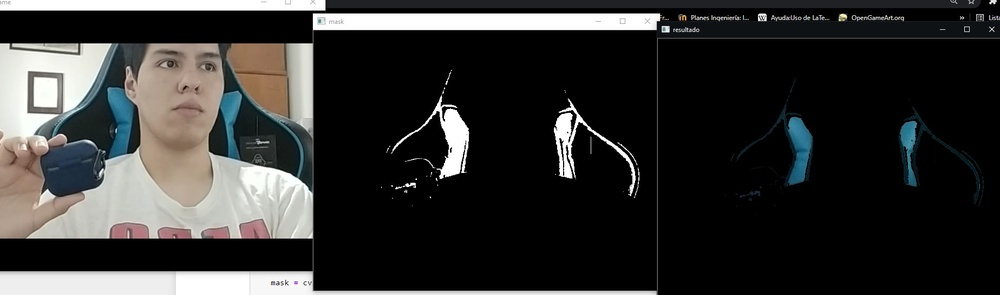
#> input picture P6/azul filtrado.jpg, 1000 x 295 px, shrunk from 1847 x 544 before the run, given in place of the camera
$ jupyter execute P6.ipynb
#> lines starting #> are read from the running program, lines starting #| are printed output that depends on the picture; after the words box and inside, x2 and y2 are one past the last pixel; in counts of white or black regions, pixels touching at a corner belong together
[cell 1]
#COLOR VERDE
import cv2
import numpy as np

cap = cv2.VideoCapture(0)

while True:
    _, frame = cap.read()
#> frame is the input picture: shape (295, 1000, 3); mean B, G, R 49.3, 50.4, 50.6
    HSV = cv2.cvtColor(frame,cv2.COLOR_BGR2HSV)     #Hue, Saturation, Value = color, intensidad y iluminacion
#> HSV: shape (295, 1000, 3); mean H, S, V 18.4, 22.2, 53

    lower_green = np.array([0,200,150])
    upper_green = np.array([200,255,190])

    mask = cv2.inRange(HSV, lower_green, upper_green)
#> mask: shape (295, 1000); every value is 0

    resultado = cv2.bitwise_and(frame,frame, mask=mask)
#> resultado: shape (295, 1000, 3); every value is 0

    cv2.imshow('frame',frame)
    cv2.imshow('mask',mask)
    cv2.imshow('resultado',resultado)

    k = cv2.waitKey(5) & 0xFF
#> (key Esc is pressed here)
    if k == 27:
        break

cv2.destroyAllWindows()
cap.release

[cell 2]
#COLOR rojo
import cv2
import numpy as np

cap = cv2.VideoCapture(0)

while True:
    _, frame = cap.read()
    HSV = cv2.cvtColor(frame,cv2.COLOR_BGR2HSV)     #Hue, Saturation, Value = color, intensidad y iluminacion

    lower_red = np.array([150,100,120])
    upper_red = np.array([255,180,255])

    mask = cv2.inRange(HSV, lower_red, upper_red)
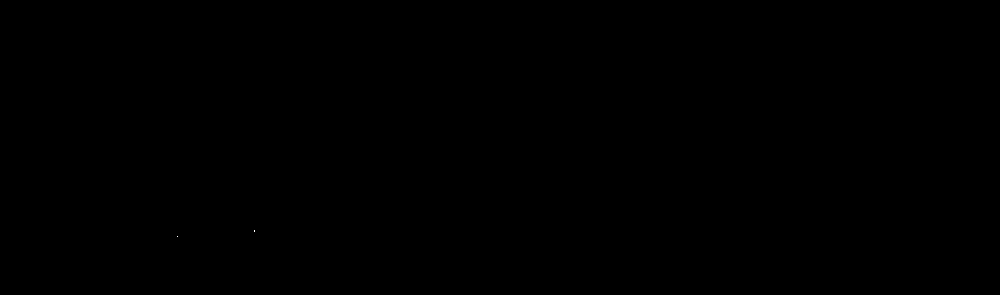
#> mask: shape (295, 1000); 0% white in thin lines or dots, all inside (x1, y1, x2, y2) = (177, 230, 255, 237)

    resultado = cv2.bitwise_and(frame,frame, mask=mask)

    cv2.imshow('frame',frame)
    cv2.imshow('mask',mask)
    cv2.imshow('resultado',resultado)

    k = cv2.waitKey(5) & 0xFF
#> (key Esc is pressed here)
    if k == 27:
        break

cv2.destroyAllWindows()
cap.release

[cell 3]
#COLOR AZUL
import cv2
import numpy as np

cap = cv2.VideoCapture(0)

while True:
    _, frame = cap.read()
    HSV = cv2.cvtColor(frame,cv2.COLOR_BGR2HSV)     #Hue, Saturation, Value = color, intensidad y iluminacion

    lower_blue = np.array([50,145,0])
    upper_blue = np.array([150,255,255])

    mask = cv2.inRange(HSV, lower_blue, upper_blue)
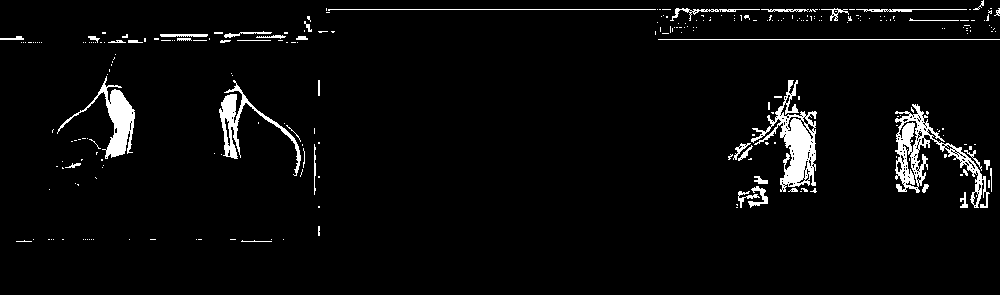
#> mask: shape (295, 1000); 3.9% white; 263 white regions (220 under 20 px), largest, box (x1, y1, x2, y2) and area: (751, 80, 817, 192) 2485, (895, 104, 990, 208) 2357, (57, 76, 135, 159) 1562

    resultado = cv2.bitwise_and(frame,frame, mask=mask)

    cv2.imshow('frame',frame)
    cv2.imshow('mask',mask)
    cv2.imshow('resultado',resultado)

    k = cv2.waitKey(5) & 0xFF
#> (key Esc is pressed here)
    if k == 27:
        break

cv2.destroyAllWindows()
cap.release

$ run again, on P6/rojo filtrado.jpg
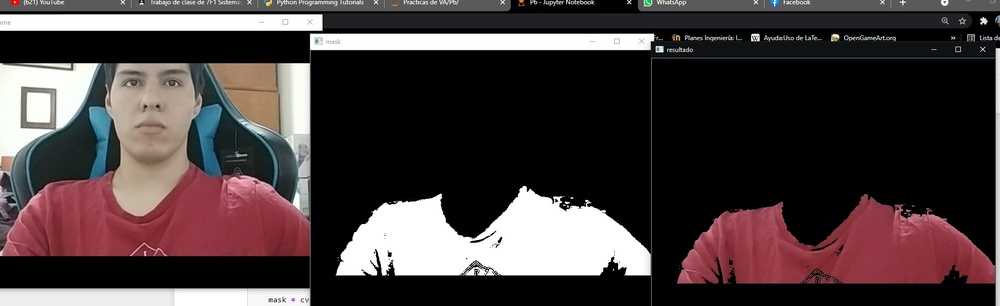
#> input picture P6/rojo filtrado.jpg, 1000 x 306 px, shrunk from 1864 x 571 before the run, given in place of the camera
#> frame is the input picture: shape (306, 1000, 3); mean B, G, R 60.6, 59.8, 70.6
#> HSV: shape (306, 1000, 3); mean H, S, V 40.3, 40.1, 72.3
#> `mask = cv2.inRange(HSV, lower_red, upper_red)`:
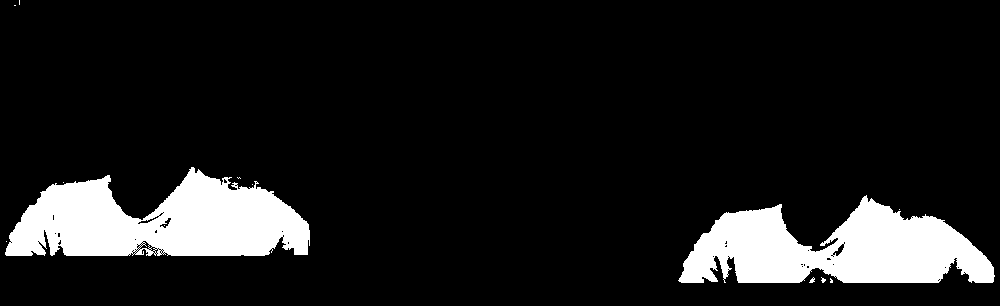
#> mask: shape (306, 1000); 11.3% white; 13 white regions (10 under 20 px), largest, box (x1, y1, x2, y2) and area: (5, 167, 310, 256) 17786, (678, 195, 995, 283) 16866, (809, 277, 815, 283) 20
#> `mask = cv2.inRange(HSV, lower_blue, upper_blue)`:
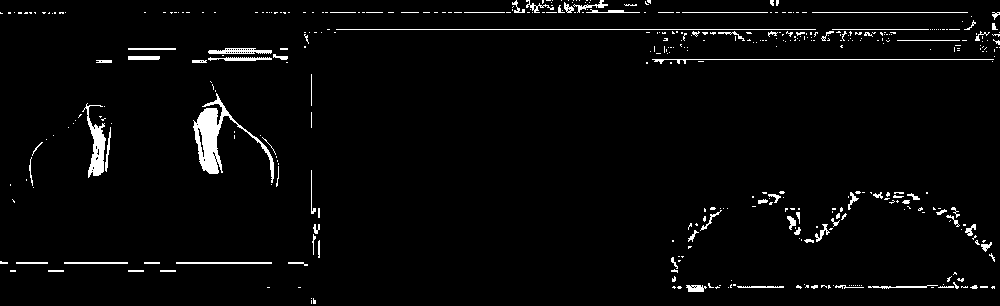
#> mask: shape (306, 1000); 3% white; 422 white regions (341 under 20 px), largest, box (x1, y1, x2, y2) and area: (193, 93, 274, 183) 1668, (82, 103, 106, 178) 685, (336, 29, 816, 30) 480

$ run again, on P6/verde filtrado.jpg
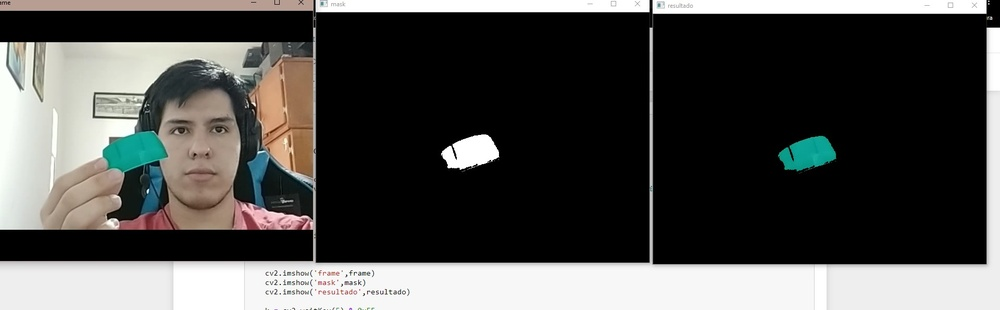
#> input picture P6/verde filtrado.jpg, 1000 x 310 px, shrunk from 1920 x 595 before the run, given in place of the camera
#> frame is the input picture: shape (310, 1000, 3); mean B, G, R 76.7, 78.9, 79.2
#> HSV: shape (310, 1000, 3); mean H, S, V 13.2, 18.2, 81.5
#> `mask = cv2.inRange(HSV, lower_green, upper_green)`:
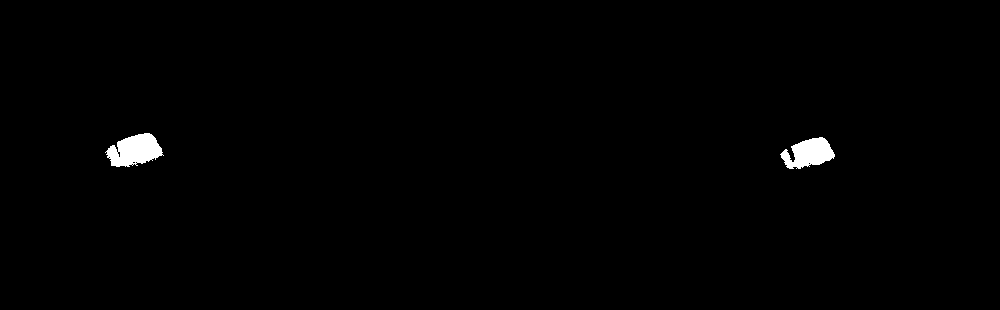
#> mask: shape (310, 1000); 0.77% white; 2 white regions, box (x1, y1, x2, y2) and area: (105, 133, 164, 167) 1302, (780, 137, 835, 169) 1099
#> `mask = cv2.inRange(HSV, lower_blue, upper_blue)`:
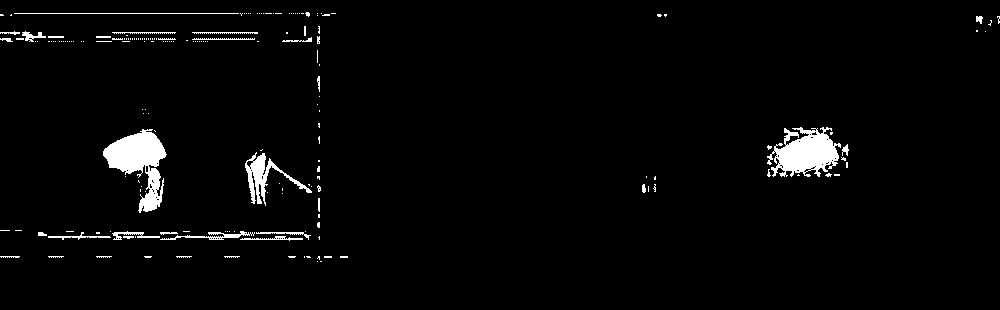
#> mask: shape (310, 1000); 2.7% white; 189 white regions (155 under 20 px), largest, box (x1, y1, x2, y2) and area: (103, 129, 167, 213) 2472, (767, 127, 841, 177) 2238, (245, 152, 312, 206) 910
